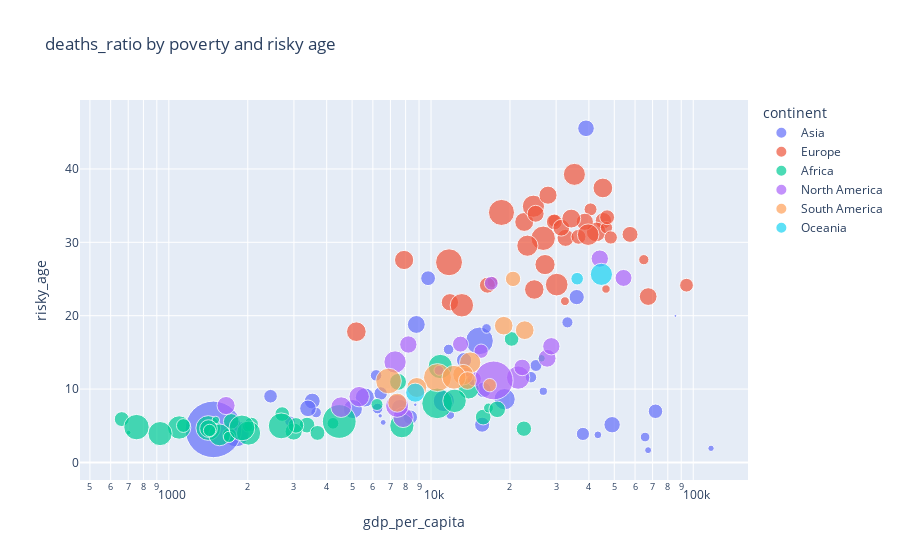

The notebook cell saved with this chart:
### Code cell
scatter(covid_groupby,"gdp_per_capita" , "risky_age", "deaths_ratio", "deaths_ratio by poverty and risky age")

### Figure 1 — Plotly figure (JSON) as saved in the notebook; plotly's stock layout.template omitted (floating-point values rounded to 4 significant figures)
{"data": [{"hovertemplate": "<b>%{hovertext}</b><br><br>continent=Asia<br>gdp_per_capita=%{x}<br>risky_age=%{y}<br>deaths_ratio=%{marker.size}<extra></extra>", "hovertext": ["Afghanistan", "Armenia", "Azerbaijan", "Bahrain", "Bangladesh", "Bhutan", "Brunei", "Cambodia", "China", "Georgia", "India", "Indonesia", "Iran", "Iraq", "Israel", "Japan", "Jordan", "Kazakhstan", "Kuwait", "Kyrgyzstan", "Laos", "Lebanon", "Malaysia", "Mongolia", "Myanmar", "Nepal", "Oman", "Pakistan", "Philippines", "Qatar", "Saudi Arabia", "Singapore", "South Korea", "Sri Lanka", "Tajikistan", "Thailand", "Timor", "Turkey", "United Arab Emirates", "Uzbekistan", "Vietnam", "Yemen"], "legendgroup": "Asia", "marker": {"color": "#636efa", "size": [4.311, 1.965, 1.452, 0.374, 1.561, 0.07639, 1.293, 0.6816, 4.715, 1.353, 1.111, 2.773, 2.79, 1.398, 0.7617, 1.701, 1.28, 0.8137, 0.5794, 1.702, 0.1186, 1.424, 0.4159, 0.4531, 2.245, 1.146, 1.071, 2.241, 1.678, 0.2506, 1.652, 0.05028, 1.433, 0.6871, 0.6763, 0.5715, 0.2099, 0.8792, 0.2984, 0.6923, 0.82, 19.69], "sizemode": "area", "sizeref": 0.01231, "symbol": "circle"}, "mode": "markers", "name": "Asia", "orientation": "v", "showlegend": true, "type": "scatter", "x": [1804.0, 8788.0, 15850.0, 43290.0, 3524.0, 8709.0, 71810.0, 3645.0, 15310.0, 9745.0, 6427.0, 11190.0, 19080.0, 15660.0, 33130.0, 39000.0, 8337.0, 24060.0, 65530.0, 3393.0, 6397.0, 13370.0, 26810.0, 11840.0, 5592.0, 2443.0, 37960.0, 5035.0, 7599.0, 116900.0, 49050.0, 85540.0, 35940.0, 11670.0, 2897.0, 16280.0, 6570.0, 25130.0, 67290.0, 6253.0, 6172.0, 1479.0], "xaxis": "x", "y": [3.918, 18.8, 9.889, 3.759, 8.36, 7.862, 6.973, 6.797, 16.57, 25.11, 9.403, 8.372, 8.622, 5.143, 19.09, 45.54, 6.171, 11.62, 3.459, 7.371, 6.351, 13.94, 9.7, 6.452, 8.852, 9.021, 3.885, 7.275, 7.464, 1.924, 5.14, 19.97, 22.54, 15.4, 5.621, 18.26, 5.453, 13.21, 1.67, 7.342, 11.87, 4.505], "yaxis": "y"}, {"hovertemplate": "<b>%{hovertext}</b><br><br>continent=Europe<br>gdp_per_capita=%{x}<br>risky_age=%{y}<br>deaths_ratio=%{marker.size}<extra></extra>", "hovertext": ["Albania", "Austria", "Belarus", "Belgium", "Bosnia and Herzegovina", "Bulgaria", "Croatia", "Cyprus", "Czechia", "Denmark", "Estonia", "Finland", "France", "Germany", "Greece", "Hungary", "Iceland", "Ireland", "Italy", "Latvia", "Lithuania", "Luxembourg", "Malta", "Moldova", "Montenegro", "Netherlands", "North Macedonia", "Norway", "Poland", "Portugal", "Romania", "Russia", "Slovakia", "Slovenia", "Spain", "Sweden", "Switzerland", "Ukraine", "United Kingdom"], "legendgroup": "Europe", "marker": {"color": "#EF553B", "size": [1.844, 1.645, 0.7185, 2.392, 4.475, 4.184, 2.212, 0.4874, 1.809, 0.931, 0.9639, 1.032, 1.816, 2.397, 3.025, 3.664, 0.4428, 1.939, 2.988, 1.772, 1.547, 1.167, 1.368, 2.378, 1.58, 1.086, 3.38, 0.646, 2.517, 2.018, 2.764, 2.339, 3.158, 1.734, 2.196, 1.366, 1.573, 2.275, 2.863], "sizemode": "area", "sizeref": 0.01231, "symbol": "circle"}, "mode": "markers", "name": "Europe", "orientation": "v", "showlegend": true, "type": "scatter", "x": [11800.0, 45440.0, 17170.0, 42660.0, 11710.0, 18560.0, 22670.0, 32420.0, 32610.0, 46680.0, 29480.0, 40590.0, 38610.0, 45230.0, 24570.0, 26780.0, 46480.0, 67340.0, 35220.0, 25060.0, 29520.0, 94280.0, 36510.0, 5190.0, 16410.0, 48470.0, 13110.0, 64800.0, 27220.0, 27940.0, 23310.0, 24770.0, 30160.0, 31400.0, 34270.0, 46950.0, 57410.0, 7894.0, 39750.0], "xaxis": "x", "y": [21.83, 32.95, 24.59, 31.42, 27.28, 34.07, 32.78, 21.98, 30.61, 32.0, 32.94, 34.49, 32.8, 37.41, 34.92, 30.55, 23.64, 22.61, 39.26, 33.89, 32.78, 24.15, 30.75, 17.82, 24.16, 30.66, 21.42, 27.63, 26.97, 36.43, 29.54, 23.57, 24.24, 31.99, 33.24, 33.42, 31.08, 27.59, 31.04], "yaxis": "y"}, {"hovertemplate": "<b>%{hovertext}</b><br><br>continent=Africa<br>gdp_per_capita=%{x}<br>risky_age=%{y}<br>deaths_ratio=%{marker.size}<extra></extra>", "hovertext": ["Algeria", "Benin", "Botswana", "Burkina Faso", "Burundi", "Cameroon", "Cape Verde", "Central African Republic", "Comoros", "Djibouti", "Egypt", "Equatorial Guinea", "Eritrea", "Eswatini", "Ethiopia", "Gabon", "Gambia", "Ghana", "Guinea", "Kenya", "Liberia", "Libya", "Madagascar", "Malawi", "Mali", "Mauritius", "Morocco", "Mozambique", "Niger", "Sao Tome and Principe", "Seychelles", "South Africa", "Sudan", "Tanzania", "Togo", "Tunisia", "Uganda", "Zambia", "Zimbabwe"], "legendgroup": "Africa", "marker": {"color": "#00cc96", "size": [2.695, 1.259, 1.524, 1.231, 0.1378, 1.536, 0.887, 1.369, 3.778, 1.318, 5.821, 1.456, 0.3609, 3.628, 1.505, 0.6065, 2.938, 0.8384, 0.6695, 1.82, 3.989, 1.702, 1.919, 3.368, 3.597, 1.32, 1.767, 1.175, 3.59, 1.501, 0.3585, 3.421, 7.011, 4.126, 0.9408, 3.644, 0.813, 1.365, 4.102], "sizemode": "area", "sizeref": 0.01231, "symbol": "circle"}, "mode": "markers", "name": "Africa", "orientation": "v", "showlegend": true, "type": "scatter", "x": [13910.0, 2064.0, 15810.0, 1703.0, 702.2, 3365.0, 6223.0, 661.2, 1414.0, 2705.0, 10550.0, 22600.0, 1510.0, 7739.0, 1730.0, 16560.0, 1562.0, 4228.0, 1999.0, 2993.0, 752.8, 17880.0, 1416.0, 1095.0, 2014.0, 20290.0, 7485.0, 1136.0, 926, 3053.0, 26380.0, 12290.0, 4467.0, 2683.0, 1430.0, 10850.0, 1698.0, 3689.0, 1900.0], "xaxis": "x", "y": [10.07, 5.186, 6.183, 3.767, 4.066, 5.084, 7.897, 5.906, 4.689, 6.593, 8.05, 4.598, 5.778, 5.008, 5.589, 7.426, 3.756, 5.333, 4.868, 4.214, 4.813, 7.24, 4.615, 4.762, 4.005, 16.83, 10.98, 5.028, 3.931, 5.048, 14.19, 8.397, 5.582, 4.982, 4.364, 13.08, 3.476, 4.022, 4.704], "yaxis": "y"}, {"hovertemplate": "<b>%{hovertext}</b><br><br>continent=North America<br>gdp_per_capita=%{x}<br>risky_age=%{y}<br>deaths_ratio=%{marker.size}<extra></extra>", "hovertext": ["Antigua and Barbuda", "Bahamas", "Barbados", "Belize", "Canada", "Costa Rica", "Dominican Republic", "El Salvador", "Grenada", "Guatemala", "Haiti", "Honduras", "Jamaica", "Mexico", "Nicaragua", "Panama", "Saint Lucia", "Saint Vincent and the Grenadines", "Trinidad and Tobago", "United States"], "legendgroup": "North America", "marker": {"color": "#ab63fa", "size": [3.357, 1.96, 1.183, 2.534, 1.857, 1.263, 1.291, 3.071, 0.6211, 3.259, 2.027, 2.637, 1.849, 9.254, 2.572, 1.695, 1.581, 0.6186, 1.848, 1.78], "sizemode": "area", "sizeref": 0.01231, "symbol": "circle"}, "mode": "markers", "name": "North America", "orientation": "v", "showlegend": true, "type": "scatter", "x": [21490.0, 27720.0, 16980.0, 7824.0, 44020.0, 15520.0, 14600.0, 7292.0, 13590.0, 7424.0, 1653.0, 4542.0, 8194.0, 17340.0, 5321.0, 22270.0, 12950.0, 10730.0, 28760.0, 54230.0], "xaxis": "x", "y": [11.56, 14.2, 24.42, 6.132, 27.78, 15.16, 11.4, 13.69, 12.33, 7.71, 7.754, 7.535, 16.07, 11.18, 8.964, 12.95, 16.13, 12.56, 15.83, 25.14], "yaxis": "y"}, {"hovertemplate": "<b>%{hovertext}</b><br><br>continent=South America<br>gdp_per_capita=%{x}<br>risky_age=%{y}<br>deaths_ratio=%{marker.size}<extra></extra>", "hovertext": ["Argentina", "Bolivia", "Brazil", "Chile", "Colombia", "Ecuador", "Guyana", "Paraguay", "Peru", "Suriname", "Uruguay", "Venezuela"], "legendgroup": "South America", "marker": {"color": "#FFA15A", "size": [2.129, 4.052, 2.791, 2.158, 2.617, 4.831, 2.232, 2.452, 3.511, 1.943, 1.454, 1.116], "sizemode": "area", "sizeref": 0.01231, "symbol": "circle"}, "mode": "markers", "name": "South America", "orientation": "v", "showlegend": true, "type": "scatter", "x": [18930.0, 6886.0, 14100.0, 22770.0, 13250.0, 10580.0, 7435.0, 8827.0, 12240.0, 13770.0, 20550.0, 16750.0], "xaxis": "x", "y": [18.64, 11.1, 13.61, 18.03, 11.96, 11.56, 8.142, 10.21, 11.61, 11.16, 25.02, 10.53], "yaxis": "y"}, {"hovertemplate": "<b>%{hovertext}</b><br><br>continent=Oceania<br>gdp_per_capita=%{x}<br>risky_age=%{y}<br>deaths_ratio=%{marker.size}<extra></extra>", "hovertext": ["Australia", "Fiji", "New Zealand"], "legendgroup": "Oceania", "marker": {"color": "#19d3f3", "size": [3.034, 2.247, 0.9782], "sizemode": "area", "sizeref": 0.01231, "symbol": "circle"}, "mode": "markers", "name": "Oceania", "orientation": "v", "showlegend": true, "type": "scatter", "x": [44650.0, 8703.0, 36090.0], "xaxis": "x", "y": [25.63, 9.508, 25.04], "yaxis": "y"}], "layout": {"legend": {"itemsizing": "constant", "title": {"text": "continent"}, "tracegroupgap": 0}, "title": {"text": "deaths_ratio by poverty and risky age"}, "xaxis": {"anchor": "y", "domain": [0, 1], "title": {"text": "gdp_per_capita"}, "type": "log"}, "yaxis": {"anchor": "x", "domain": [0, 1], "title": {"text": "risky_age"}}}}
